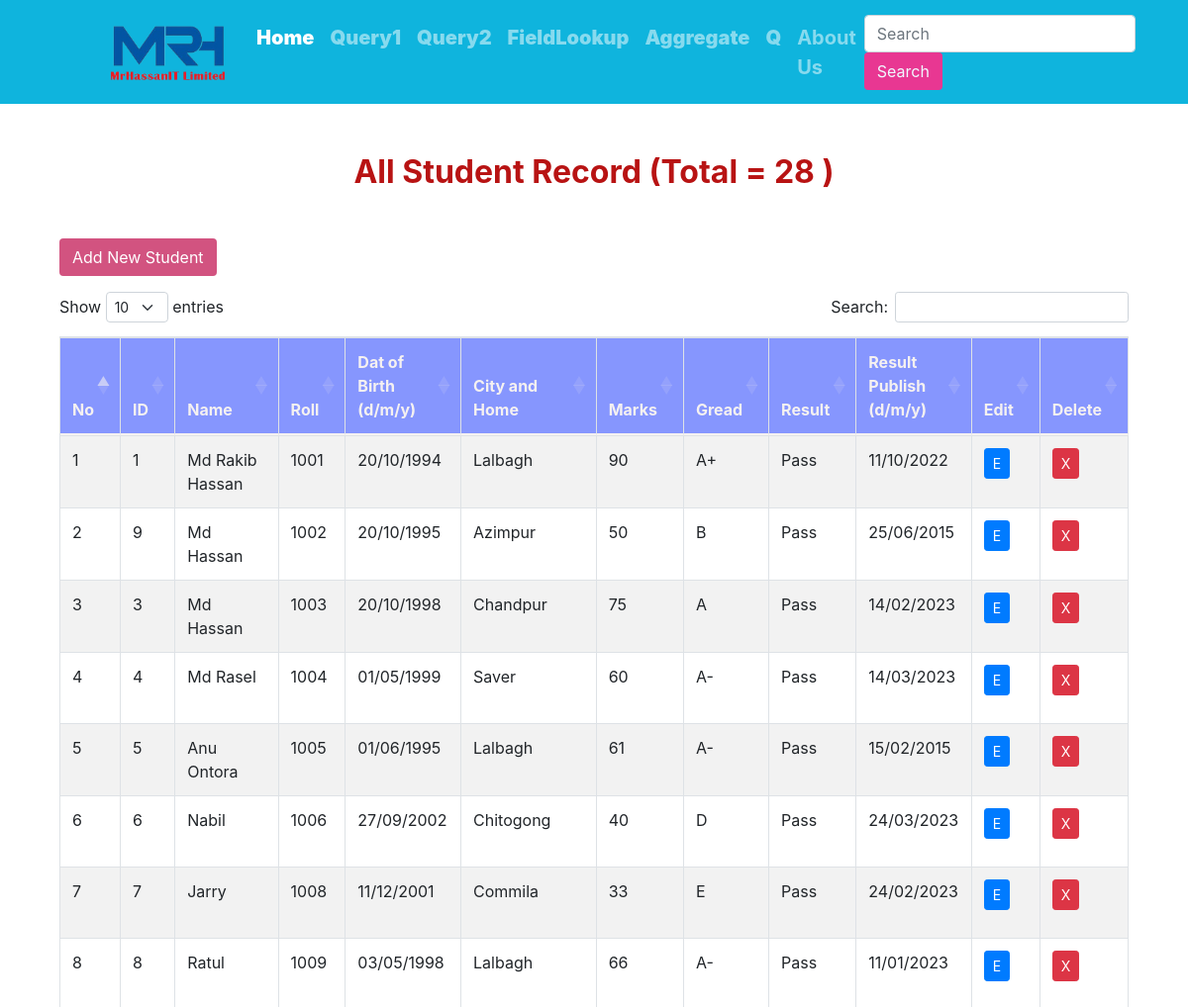
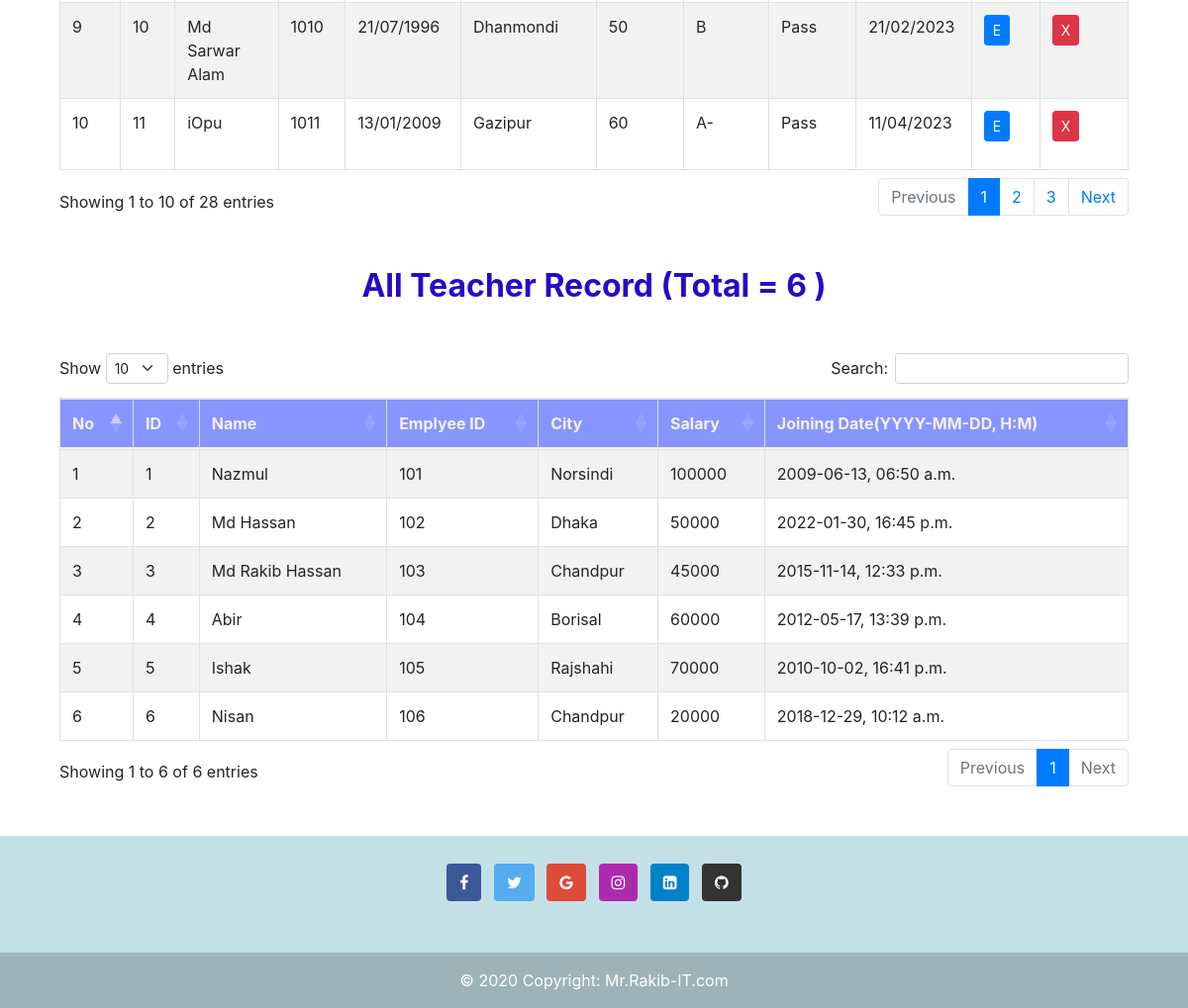
The page / on the database its author committed (2 pictures, top to bottom).
### QuerySetAPI/models.py (models this page shows, shortened)
class Student(models.Model):
    name = models.CharField(max_length=50, null=True, blank=True)
    roll = models.IntegerField(null=True, blank=True)
    date_of_birth = models.DateField()
    city = models.CharField(max_length=50, null=True, blank=True)
    marks = models.IntegerField(null=True, blank=True)
    result = models.CharField(max_length=20, choices=(
        ('Pass','Pass'),
        ('Fail','Fail')
        ), null=True, blank=True)
    gread = models.CharField(max_length=10, choices=(
        ('A+','A+'),
        ('A' ,'A' ),
        ('A-','A-'),
        ('B' ,'B' ),
        ('C' ,'C' ),
        ('D' ,'D' ),
        ('E' ,'E' ),
        ('F' ,'F' ),
    ),null=True, blank=True)
    pass_date = models.DateField()

class Teacher(models.Model):
    emplyee_id = models.IntegerField(unique=True, null=False)
    name = models.CharField(max_length=50, null=True, blank=True)
    city = models.CharField(max_length=50, null=True, blank=True)
    salary = models.IntegerField()
    join = models.DateTimeField()

### QuerySetAPI/views.py (the view)
# urls.py: path('', home, name='home'),
def home(request):
    std_obj = Student.objects.all().order_by('roll')
    teacher_obj = Teacher.objects.all().order_by('emplyee_id')
    data = {
        'std_obj': std_obj,
        'all_student': Student.objects.all().count(),
        'teacher_obj': teacher_obj,
        'all_teacher': Teacher.objects.all().count(),
    }
    return render(request, 'home.html', data)

### templates/home.html (shortened to what this page needs)
{% extends "index.html" %}
{% load static %}
{% load humanize %}
{% block h_active %} active {% endblock h_active %}
{% block style %}
    <link rel="stylesheet" href="https://cdn.jsdelivr.net/npm/bootstrap@4.5.3/dist/css/bootstrap.min.css">
    <link href="https://cdnjs.cloudflare.com/ajax/libs/twitter-bootstrap/4.5.2/css/bootstrap.css" rel="stylesheet" id="bootstrap-css">
    <link href="https://cdn.datatables.net/1.13.4/css/dataTables.bootstrap4.min.css" rel="stylesheet" id="bootstrap-css">
{% endblock style %}
{% block body %}
    <div class="col-md-12 mb-5">
        <h2 class="text-center mb-5" style="margin-top: 50px; color: #b81313;">
            <b>All Student Record (Total = {{all_student}} )</b>
        </h2>
        <span><a href="{% url 'add_student' %}" class="btn mb-3 add_btn">Add New Student</a></span>
        <div class="table-responsive">
            <table id="student_table" class="table table-striped table-bordered" style="width:100%">
                <thead style="background-color: #8696FE; color: #f5f1f1;">
                    <tr>
                        <th>No</th>
                        <th>ID</th>
                        <th>Name</th>
                        <th>Roll</th>
                        <th>Dat of Birth (d/m/y)</th>
                        <th>City and Home</th>
                        <th>Marks</th>
                        <th>Gread</th>
                        <th>Result</th>
                        <th>Result Publish (d/m/y)</th>
                        <th>Edit</th>
                        <th>Delete</th>
                    </tr>
                </thead>
                <tbody>
                    {% for std in std_obj %}
                    <tr>
                        <td>{{forloop.counter}}</td>
                        <td>{{std.id}}</td>
                        <td>{{std.name}}</td>
                        <td>{{std.roll}}</td>
                        <td>{{std.date_of_birth|date:"d/m/Y"}}</td>
                        <td>{{std.city}}</td>
                        <td>{{std.marks}}</td>
                        <td>{{std.gread}}</td>
                        <td>{{std.result}}</td>
                        <td>{{std.pass_date|date:"d/m/Y"}}</td>
                        <td>
                            <p data-placement="top" data-toggle="tooltip" title="Edit">
                                <a href="{% url 'edit_student' std.id %}" class="btn btn-primary btn-sm">
                                    <span class="glyphicon glyphicon-pencil">E</span>
                                </a>
                            </p>
                        </td>
                        <td>
                            <p data-placement="top" data-toggle="tooltip" title="Delete">
                                <button type="button" class="btn btn-danger btn-sm" data-toggle="modal" data-target="#delete-{{forloop.counter}}">
                                    <span class="glyphicon glyphicon-trash">X</span>
                                </button>
                            </p>
                        </td>
                    </tr>
                    {% endfor %}
                </tbody>
            </table>
        </div>
    </div>
    <div class="col-md-12 mb-5">
        <h2 class="text-center mb-5" style="margin-top: 50px; color: #240bc8;">
            <b>All Teacher Record (Total = {{all_teacher}} )</b>
        </h2>
        <div class="table-responsive">
            <table id="teacher_table" class="table table-striped table-bordered" style="width:100%">
                <thead style="background-color: #8696FE; color: #f5f1f1;">
                    <tr>
                        <th>No</th>
                        <th>ID</th>
                        <th>Name</th>
                        <th>Emplyee ID</th>
                        <th>City</th>
                        <th>Salary</th>
                        <th>Joining Date(YYYY-MM-DD, H:M)</th>
                    </tr>
                </thead>
                <tbody>
                    {% for teacher in teacher_obj %}
                    <tr>
                        <td>{{forloop.counter}}</td>
                        <td>{{teacher.id}}</td>
                        <td>{{teacher.name}}</td>
                        <td>{{teacher.emplyee_id}}</td>
                        <td>{{teacher.city}}</td>
                        <td>{{teacher.salary}}</td>
                        <td>{{ teacher.join|date:"Y-m-d, H:i a" }}</td>
                    </tr>
                    {% endfor %}
                </tbody>
            </table>
        </div>
    </div>
{% endblock body %}

### templates/index.html (shortened to what this page needs)
<!DOCTYPE html>
{% load static %}
<html lang="en">
<head>
    <link rel="stylesheet" href="https://cdn.jsdelivr.net/npm/bootstrap@4.5.3/dist/css/bootstrap.min.css">
    <link href="https://cdn.jsdelivr.net/npm/bootstrap@5.0.2/dist/css/bootstrap.min.css" rel="stylesheet">
    <link rel="stylesheet" href="https://cdnjs.cloudflare.com/ajax/libs/font-awesome/5.15.3/css/all.min.css" />
    <link rel="stylesheet" href="https://cdnjs.cloudflare.com/ajax/libs/font-awesome/4.7.0/css/font-awesome.min.css" />
    {% block style %}
    {% endblock style %}
</head>
<body>
    <nav class="navbar navbar-expand-lg navbar-dark" style="background-color: #0fb4dd;">
        <div class="collapse navbar-collapse" id="navbarTogglerDemo01">
          <a class="navbar-brand" href="{% url 'home' %}">
            <img alt="logo" src="{% static 'img\logo\MrHassanIT_Logo-red.png' %}" width="130px" style="margin-left: 10rch;" />
          </a>
          <ul class="navbar-nav mr-auto mt-2 mt-lg-0">
            <li class="nav-item {% block h_active %} {% endblock h_active %}">
              <a class="nav-link fs-5 fw-bold" href="{% url 'home' %}"><b>Home</b><span class="sr-only">(current)</span></a>
            </li>
            <li class="nav-item {% block 1_active %} {% endblock 1_active %}">
              <a class="nav-link fs-5 fw-bold" href="{% url 'QuerySetAPI_1' %}"><b>Query1</b><span class="sr-only">(current)</span></a>
            </li>
            <li class="nav-item {% block 2_active %} {% endblock 2_active %}">
              <a class="nav-link fs-5 fw-bold" href="{% url 'QuerySetAPI_2' %}"><b>Query2</b><span class="sr-only">(current)</span></a>
            </li>
            <li class="nav-item {% block 3_active %} {% endblock 3_active %}">
              <a class="nav-link fs-5 fw-bold" href="{% url 'QuerySetAPI_3' %}"><b>FieldLookup</b><span class="sr-only">(current)</span></a>
            </li>
            <li class="nav-item {% block 4_active %} {% endblock 4_active %}">
              <a class="nav-link fs-5 fw-bold" href="{% url 'QuerySetAPI_4' %}"><b>Aggregate</b><span class="sr-only">(current)</span></a>
            </li>
            <li class="nav-item {% block 5_active %} {% endblock 5_active %}">
              <a class="nav-link fs-5 fw-bold" href="{% url 'QuerySetAPI_5' %}"><b>Q</b><span class="sr-only">(current)</span></a>
            </li>
            <li class="nav-item">
              <a class="nav-link fs-5 fw-bold" href="#">About Us <span class="sr-only">(current)</span></a>
            </li>
          </ul>
          <form class="form-inline my-2 my-lg-0">
            <input class="form-control mr-sm-2" type="search" placeholder="Search" aria-label="Search">
            <button class="btn my-2 my-sm-0" type="submit" style="background-color: #e83792; color: aliceblue;">Search</button>
          </form>
        </div>
    </nav>
    <div class="container">
        {% block body %}
        {% endblock body %}
    </div>
    <footer class="text-center text-white" style="background-color: #c4e0e7;">
        <div class="container p-4 pb-0">
          <section class="mb-4">
            <a
              class="btn text-white btn-floating m-1"
              style="background-color: #3b5998;"
              href="#!"
              role="button"
              >
              <i class="fa fa-facebook" aria-hidden="true"></i>
            </a>
            <a
              class="btn text-white btn-floating m-1"
              style="background-color: #55acee;"
              href="#!"
              role="button"
              >
              <i class="fa fa-twitter" aria-hidden="true"></i>
            </a>
            <a
              class="btn text-white btn-floating m-1"
              style="background-color: #dd4b39;"
              href="#!"
              role="button"
              >
              <i class="fa fa-google" aria-hidden="true"></i>
            </a>
            <a
              class="btn text-white btn-floating m-1"
              style="background-color: #ac2bac;"
              href="#!"
              role="button"
              >
              <i class="fa fa-instagram" aria-hidden="true"></i>
            </a>
            <a
              class="btn text-white btn-floating m-1"
              style="background-color: #0082ca;"
              href="#!"
              role="button"
              >
              <i class="fa fa-linkedin-square" aria-hidden="true"></i>
            </a>
            <a
              class="btn text-white btn-floating m-1"
              style="background-color: #333333;"
              href="#!"
              role="button"
              >
              <i class="fa fa-github" aria-hidden="true"></i>
            </a>
          </section>
        </div>
        <div class="text-center p-3" style="background-color: rgba(0, 0, 0, 0.2);">
          © 2020 Copyright:
          <a class="text-white" href="https://mdbootstrap.com/">Mr.Rakib-IT.com</a>
        </div>
      </footer>
</body>
</html>

### templates/home.html (style rules this page uses)
.add_btn { background-color: #D25380; font: bold; color: white; }

### rows shown on the page
Student: id "1", name "Md Rakib Hassan", roll "1001", date_of_birth "20/10/1994", city "Lalbagh", marks "90", gread "A+", result "Pass", pass_date "11/10/2022"
Student: id "9", name "Md Hassan", roll "1002", date_of_birth "20/10/1995", city "Azimpur", marks "50", gread "B", result "Pass", pass_date "25/06/2015"
Student: id "3", name "Md Hassan", roll "1003", date_of_birth "20/10/1998", city "Chandpur", marks "75", gread "A", result "Pass", pass_date "14/02/2023"
Student: id "4", name "Md Rasel", roll "1004", date_of_birth "01/05/1999", city "Saver", marks "60", gread "A-", result "Pass", pass_date "14/03/2023"
Student: id "5", name "Anu Ontora", roll "1005", date_of_birth "01/06/1995", city "Lalbagh", marks "61", gread "A-", result "Pass", pass_date "15/02/2015"
Student: id "6", name "Nabil", roll "1006", date_of_birth "27/09/2002", city "Chitogong", marks "40", gread "D", result "Pass", pass_date "24/03/2023"
Student: id "7", name "Jarry", roll "1008", date_of_birth "11/12/2001", city "Commila", marks "33", gread "E", result "Pass", pass_date "24/02/2023"
Student: id "8", name "Ratul", roll "1009", date_of_birth "03/05/1998", city "Lalbagh", marks "66", gread "A-", result "Pass", pass_date "11/01/2023"
Student: id "10", name "Md Sarwar Alam", roll "1010", date_of_birth "21/07/1996", city "Dhanmondi", marks "50", gread "B", result "Pass", pass_date "21/02/2023"
Student: id "11", name "iOpu", roll "1011", date_of_birth "13/01/2009", city "Gazipur", marks "60", gread "A-", result "Pass", pass_date "11/04/2023"
Teacher: id "1", name "Nazmul", emplyee_id "101", city "Norsindi", salary "100000", join "2009-06-13, 06:50 a.m."
Teacher: id "2", name "Md Hassan", emplyee_id "102", city "Dhaka", salary "50000", join "2022-01-30, 16:45 p.m."
Teacher: id "3", name "Md Rakib Hassan", emplyee_id "103", city "Chandpur", salary "45000", join "2015-11-14, 12:33 p.m."
Teacher: id "4", name "Abir", emplyee_id "104", city "Borisal", salary "60000", join "2012-05-17, 13:39 p.m."
Teacher: id "5", name "Ishak", emplyee_id "105", city "Rajshahi", salary "70000", join "2010-10-02, 16:41 p.m."
Teacher: id "6", name "Nisan", emplyee_id "106", city "Chandpur", salary "20000", join "2018-12-29, 10:12 a.m."

### other values the page prints
{{ all_student }} "28"
{{ all_teacher }} "6"
